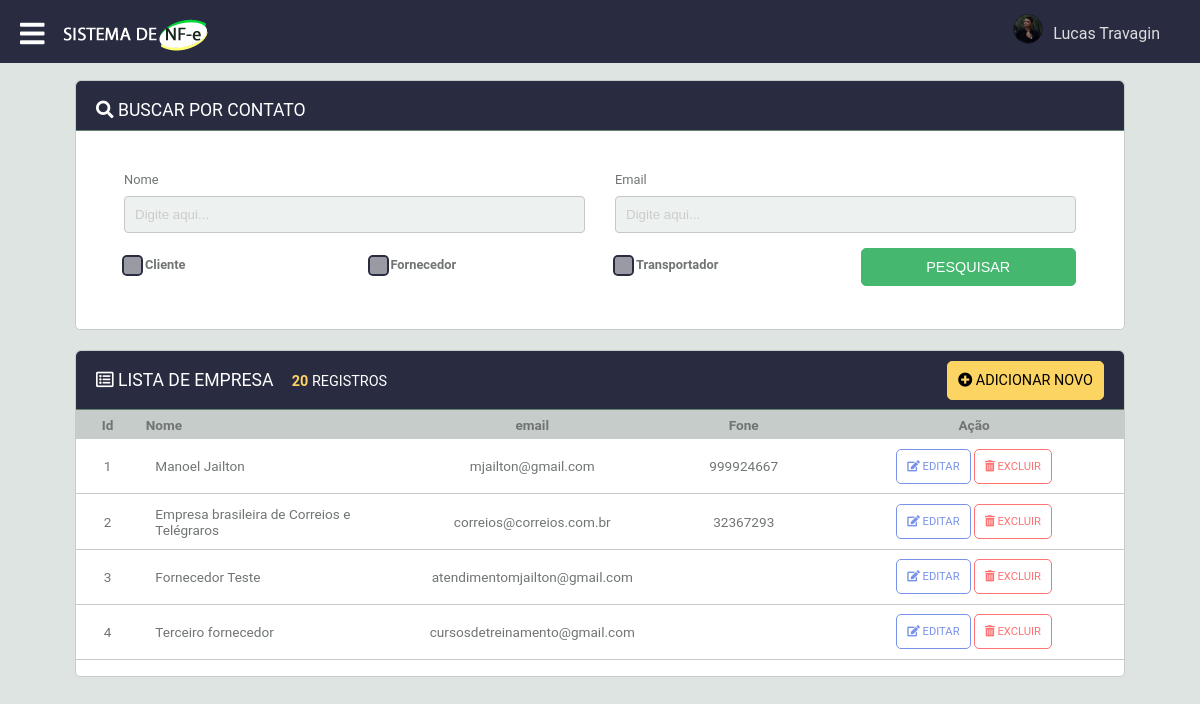
The app's page /contato with its own data.
### tables this page shows
CREATE TABLE `contato` (
  `id_contato` int(11) NOT NULL,
  `eh_cliente` varchar(1) DEFAULT 'S',
  `eh_fornecedor` varchar(1) DEFAULT NULL,
  `eh_transportador` varchar(1) DEFAULT NULL,
  `nome` varchar(100) NOT NULL,
  `nome_fantasia` varchar(100) DEFAULT NULL,
  `cpf` varchar(14) DEFAULT NULL,
  `cnpj` varchar(15) DEFAULT NULL,
  `data_cadastro` date NOT NULL,
  `ativo` varchar(1) NOT NULL DEFAULT 'S',
  `ddd` varchar(4) DEFAULT NULL,
  `fone` varchar(10) DEFAULT NULL,
  `celular` varchar(10) DEFAULT NULL,
  `email` varchar(100) NOT NULL,
  `senha` varchar(15) NOT NULL,
  `cep` varchar(10) DEFAULT NULL,
  `logradouro` varchar(100) DEFAULT NULL,
  `numero` varchar(15) DEFAULT NULL,
  `id_estado` int(11) DEFAULT NULL,
  `id_cidade` int(11) DEFAULT NULL,
  `complemento` varchar(80) DEFAULT NULL,
  `bairro` varchar(100) DEFAULT NULL,
  `ie` varchar(20) DEFAULT NULL,
  `im` varchar(20) DEFAULT NULL,
  `rg` varchar(20) DEFAULT NULL,
  `suframa` varchar(20) DEFAULT NULL,
  `cod_estrangeiro` varchar(25) DEFAULT NULL,
  `ie_subt_trib` varchar(20) DEFAULT NULL,
  `indIEDest` int(11) DEFAULT NULL
);

### app/core/Controller.php (called while the page is built, shortened)
<?php
class Controller{
     public function load($viewName, $viewData=array()){
       extract($viewData);
       include "app/views/" . $viewName .".php";
   }
}

### app/controllers/ContatoController.php (called while the page is built, shortened)
<?php
class ContatoController extends Controller{
   public function index(){
		$objContato     	= new Contato();
		$pesquisa 			= new \stdClass();
		$pesquisa->q 		= NULL ;
		$pesquisa->email 		= NULL ;
		$pesquisa->eh_cliente  	= NULL ;
		$pesquisa->eh_fornecedor  	= NULL ;
		$pesquisa->eh_transportador  	= NULL ;
		$pg              	= isset($_GET["pg"]) ? $_GET["pg"]: 0;
		$total           	= $objContato->getTotal($pesquisa);
		$lpp             	= 20;
		$inicio          	= $pg* $lpp;
       $dados["contatos"] 	= $objContato->filtro($pesquisa, $inicio, $lpp);
       $dados["pg"]         = $pg;
       $dados["paginas"]    = ceil($total / $lpp-1);
       $dados["total"]      = $total;
       $dados["url"] 		= URL_BASE ."contato/?";
       $dados["view"] 		= "Contato/Index";
       $this->load("template", $dados);
   }
}

### app/core/Core.php (called while the page is built, shortened)
<?php
class Core{
    private $parametros = array();
    public function run(){
       $c = new $controllerCorrente;
       call_user_func_array(array($c, $this->getMetodo()), $this->getParametros());
    }
    public function getMetodo() {
        return METODO_PADRAO;
    }
    public function getParametros() {
        return $this->parametros;
    }
}

### index.php (called while the page is built, shortened)
<?php
require 'app/core/Core.php';
$core = new Core;
$core->run();

### app/core/Model.php (called while the page is built, shortened)
<?php
abstract class Model{
    public function __construct() {
		 $opcoes = array(
                \PDO::ATTR_ERRMODE => \PDO::ERRMODE_EXCEPTION,
                \PDO::MYSQL_ATTR_INIT_COMMAND =>"Set NAMES utf8"
        );
        $this->db = new \PDO("mysql:dbname=".BANCO.";host=".SERVIDOR,USUARIO,SENHA, $opcoes);
    }
}

### app/models/Contato.php (called while the page is built, shortened)
<?php
class Contato extends Model{
    public function filtro($pesquisa, $inicio, $lpp){
		$complemento = "";
		$sql = "SELECT * FROM contato c, cidade ci, estado e WHERE c.id_cidade = ci.id_cidade AND c.id_estado = e.id_estado ";
		$sql .= $complemento ."  LIMIT $inicio, $lpp";
        $qry = $this->db->query($sql);
        return $qry->fetchAll(\PDO::FETCH_OBJ);
    }
}

### app/views/Contato/Index.php (the view, shortened to what this page needs)
<section class="conteudo">
	<div class="conteudo-fluido">
	<div class="rows">
		<div class="col-12">
			<div class="caixa">
                    <div class="caixa-titulo py-1 d-inline-block width-100">
                            <span class="h5  pt-1 mb-0 d-inline-block"><i class="fas fa-search"></i> Buscar por contato</span>
                    </div>
				<form name="busca" action="<?php echo URL_BASE ."contato/filtro" ?>" method="GET" >
					<div class="rows p-4 px-5">
							   <div class="col-6">
									<label class="text-label">Nome</label>
									 <input type="text" name="q" value="<?php echo isset($pesquisa) ? $pesquisa->q: "" ?>" placeholder="Digite aqui..." class="form-campo">
							   </div>
							   <div class="col-6">
									<label class="text-label">Email</label>
									 <input type="text"  name="email" value="<?php echo isset($pesquisa) ? $pesquisa->email: "" ?>" placeholder="Digite aqui..." class="form-campo">
							   </div>
						   <div class="col-12 mt-2">
							   <div class="rows">
								   <div class="col-3 mb-3">
									   <div class="check"><label for="cliente"></label> <strong class="text-label d-inline-block">Cliente </strong></div>
									</div>
									<div class="col-3 mb-3">
										<div class="check"><label for="fornecedor"></label> <strong class="text-label d-inline-block">Fornecedor</strong></div>
									</div>
									<div class="col-3 mb-3">
										<div class="check"><label for="transportador"></label> <strong class="text-label d-inline-block">Transportador</strong></div>
									</div>
									<div class="col-3">
										<input type="submit" value="Pesquisar" class="btn btn-verde width-100 text-uppercase">
									</div>
							   </div>
						   </div>
					</div>
				</form>
			</div>
        </div>
		<div class="col-12">
			<div class="caixa">
                    <div class="caixa-titulo py-1 d-inline-block width-100">
                            <span class="h5  pt-1 mb-0 d-inline-block"><i class="far fa-list-alt"></i> Lista de empresa</span>
							<small class="d-inline-block text-right mb-0 h6 px-2"><b class="text-amarelo">20</b> registros</small>
							<a href="<?php echo URL_BASE?>contato/create" class="btn btn-amarelo float-right"><i class="fas fa-plus-circle mb-0"></i> Adicionar novo</a>
                    </div>
					<div class="row">
					<div class="tabela-responsiva">
						<table cellpadding="0" cellspacing="0">
                            <thead>
                                <tr>
									<th align="center">Id</th>
									<th align="left" width="25%">Nome</th>
									<th align="center" width="25%">email</th>
									<th align="center">Fone</th>
									<th align="center" colspan="3">Ação</th>
								</tr>
                            </thead>
                            <tbody>
								 <?php foreach($contatos as $contato) { ?>
								<tr>
									<td align="center"><?php echo $contato->id_contato ?></td>
									<td align="left"><?php echo $contato->nome ?></td>
									<td align="center"><?php echo $contato->email ?></td>
									<td align="center"><?php echo $contato->fone ?></td>
									<td align="center">
										<a href="<?php echo URL_BASE ."contato/edit/" .$contato->id_contato ?>" class="d-inline-block btn btn-outline-roxo btn-pequeno"><i class="fas fa-edit"></i> Editar</a>
										<a href="<?php echo URL_BASE ."contato/delete/" .$contato->id_contato ?>" class="d-inline-block btn btn-outline-vermelho btn-pequeno"><i class="fas fa-trash-alt"></i> Excluir</a>
									</td>
								</tr>
							<?php } ?>
							</tbody>
						</table>
			</div>
					</div>
			</div>
        </div>
    </div>
    </div>
</section>

### app/views/template.php (shortened to what this page needs)
<!DOCTYPE html>
<html lang="pt-br">
	<head>
		<link rel="stylesheet" href="<?php echo URL_BASE ?>assets/css/grade.css">
		<link rel="stylesheet" href="<?php echo URL_BASE ?>assets/css/style.css">
		<link rel="stylesheet" href="https://use.fontawesome.com/releases/v5.6.3/css/all.css">
	</head>
	<body>
		<?php
			include "cabecalho.php";
				$this->load($view, $viewData) ;
		?>
</body>
</html>

### app/views/cabecalho.php (shortened to what this page needs)
<header class="bg-topo">
			<div class="conteudo">
			<div class="navbar">
				<label for="chx" class="mobmenu"><i class="fas fa-bars"></i></label>
				<a href="index.html" class="logo" alt="ERP completa"><img src="<?php echo URL_BASE ?>assets/img/logo.png" class="img-fluido"></a>
				<ul class="menutopo">
					<li id="button"><img src="<?php echo URL_BASE ?>assets/img/foto.jpg" class="img"> <span>Lucas Travagin </span></li>
				</ul>
			</div>
			</div>
		</header>

### assets/css/grade.css (style rules this page uses)
*,::after,::before { box-sizing:border-box }
.conteudo-fluido { width: 100%; padding-right: 15px; padding-left: 15px; margin-right: auto; margin-left: auto; }
.rows { display: -ms-flexbox; display: flex; -ms-flex-wrap: wrap; flex-wrap: wrap; margin-right: -15px; margin-left: -15px; }
.col,.col-1,.col-2,.col-3,.col-4,.col-6,.col-8,.col-9,.col-10,.col-12 { position: relative; width: 100%; min-height: 1px; padding-right: 15px; padding-left: 15px; }
@media (min-width:992px) { .col-3 { -ms-flex:0 0 25%; flex:0 0 25%; max-width:25%; } }
@media (min-width:992px) { .col-6 { -ms-flex:0 0 50%; flex:0 0 50%; max-width:50%; } }
@media (min-width:992px) { .col-12 { -ms-flex:0 0 100%; flex:0 0 100%; max-width:100%; } }

### records on screen
contato: id_contato "1", nome "Manoel Jailton", email "mjailton@gmail.com", fone "999924667"
contato: id_contato "2", nome "Empresa brasileira de Correios e Telégraros", email "correios@correios.com.br", fone "32367293"
contato: id_contato "3", nome "Fornecedor Teste", email "atendimentomjailton@gmail.com"
contato: id_contato "4", nome "Terceiro fornecedor", email "cursosdetreinamento@gmail.com"
